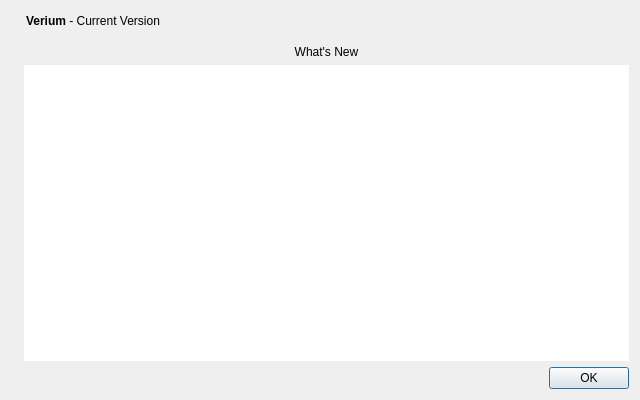
<?xml version="1.0" encoding="UTF-8"?>
<ui version="4.0">
 <class>WhatsNewDialog</class>
 <widget class="QDialog" name="WhatsNewDialog">
  <property name="geometry">
   <rect>
    <x>0</x>
    <y>0</y>
    <width>640</width>
    <height>400</height>
   </rect>
  </property>
  <property name="windowTitle">
   <string>What's New in Verium</string>
  </property>
  <layout class="QHBoxLayout" name="horizontalLayout_2">
   <item>
    <widget class="QLabel" name="label_4">
     <property name="sizePolicy">
      <sizepolicy hsizetype="Preferred" vsizetype="Ignored">
       <horstretch>0</horstretch>
       <verstretch>0</verstretch>
      </sizepolicy>
     </property>
     <property name="pixmap">
      <pixmap resource="../bitcoin.qrc">:/images/aboutBackground</pixmap>
     </property>
    </widget>
   </item>
   <item>
    <layout class="QVBoxLayout" name="verticalLayout_2">
     <item>
      <layout class="QHBoxLayout" name="horizontalLayout">
       <property name="leftMargin">
        <number>2</number>
       </property>
       <property name="bottomMargin">
        <number>8</number>
       </property>
       <item>
        <widget class="QLabel" name="label">
         <property name="cursor">
          <cursorShape>IBeamCursor</cursorShape>
         </property>
         <property name="text">
          <string>&lt;html&gt;&lt;head/&gt;&lt;body&gt;&lt;p&gt;&lt;span style=&quot; font-weight:600;&quot;&gt;Verium&lt;/span&gt; - Current Version&lt;/p&gt;&lt;/body&gt;&lt;/html&gt;</string>
         </property>
         <property name="textInteractionFlags">
          <set>Qt::LinksAccessibleByMouse|Qt::TextSelectableByKeyboard|Qt::TextSelectableByMouse</set>
         </property>
        </widget>
       </item>
       <item>
        <widget class="QLabel" name="versionLabel">
         <property name="cursor">
          <cursorShape>IBeamCursor</cursorShape>
         </property>
         <property name="text">
          <string notr="true"/>
         </property>
         <property name="textInteractionFlags">
          <set>Qt::LinksAccessibleByMouse|Qt::TextSelectableByKeyboard|Qt::TextSelectableByMouse</set>
         </property>
        </widget>
       </item>
       <item>
        <spacer name="horizontalSpacer">
         <property name="orientation">
          <enum>Qt::Horizontal</enum>
         </property>
         <property name="sizeHint" stdset="0">
          <size>
           <width>40</width>
           <height>20</height>
          </size>
         </property>
        </spacer>
       </item>
      </layout>
     </item>
     <item>
      <widget class="QLabel" name="title">
       <property name="cursor">
        <cursorShape>IBeamCursor</cursorShape>
       </property>
       <property name="text">
        <string>What's New</string>
       </property>
       <property name="alignment">
        <set>Qt::AlignHCenter|Qt::AlignTop</set>
       </property>
       <property name="margin">
        <number>2</number>
       </property>
       <property name="textInteractionFlags">
        <set>Qt::LinksAccessibleByMouse</set>
       </property>
      </widget>
     </item>
     <item>
      <widget class="QTextEdit" name="description">
       <property name="frameShape">
        <enum>QFrame::NoFrame</enum>
       </property>
       <property name="horizontalScrollBarPolicy">
        <enum>Qt::ScrollBarAlwaysOff</enum>
       </property>
       <property name="undoRedoEnabled">
        <bool>false</bool>
       </property>
       <property name="readOnly">
        <bool>true</bool>
       </property>
       <property name="cursorWidth">
        <number>1</number>
       </property>
       <property name="placeholderText">
        <string extracomment="This is the description of the change."/>
       </property>
      </widget>
     </item>
     <item>
      <widget class="QDialogButtonBox" name="buttonBox">
       <property name="orientation">
        <enum>Qt::Horizontal</enum>
       </property>
       <property name="standardButtons">
        <set>QDialogButtonBox::Ok</set>
       </property>
      </widget>
     </item>
    </layout>
   </item>
  </layout>
 </widget>
 <resources>
  <include location="../bitcoin.qrc"/>
 </resources>
 <connections>
  <connection>
   <sender>buttonBox</sender>
   <signal>rejected()</signal>
   <receiver>WhatsNewDialog</receiver>
   <slot>reject()</slot>
   <hints>
    <hint type="sourcelabel">
     <x>428</x>
     <y>308</y>
    </hint>
    <hint type="destinationlabel">
     <x>286</x>
     <y>274</y>
    </hint>
   </hints>
  </connection>
  <connection>
   <sender>buttonBox</sender>
   <signal>accepted()</signal>
   <receiver>WhatsNewDialog</receiver>
   <slot>accept()</slot>
   <hints>
    <hint type="sourcelabel">
     <x>360</x>
     <y>308</y>
    </hint>
    <hint type="destinationlabel">
     <x>157</x>
     <y>274</y>
    </hint>
   </hints>
  </connection>
 </connections>
</ui>
